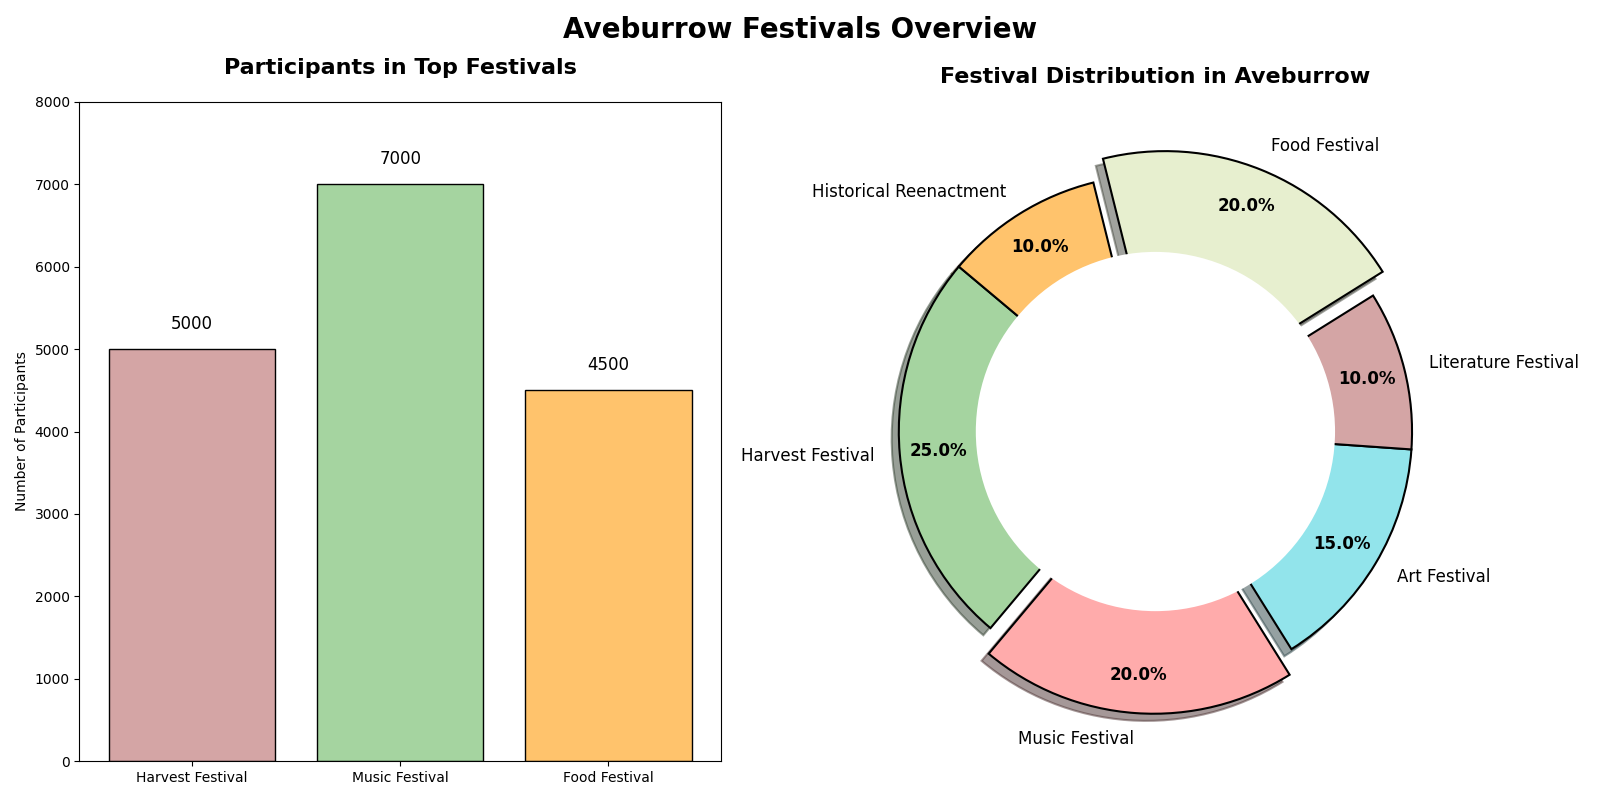

Here is the Python script that generated this plot:
import matplotlib.pyplot as plt
import numpy as np

festival_labels = ['Harvest Festival', 'Music Festival', 'Art Festival', 'Literature Festival', 'Food Festival', 'Historical Reenactment']
festival_distribution = [25, 20, 15, 10, 20, 10]
festival_colors = ['#A5D4A0', '#FFABAB', '#92E4EB', '#D4A5A5', '#E7EFCF', '#FFC36C']
explode = (0, 0.1, 0, 0, 0.1, 0)

festival_names = ['Harvest Festival', 'Music Festival', 'Food Festival']
bar_colors = ['#D4A5A5', '#A5D4A0', '#FFC36C']
participants = [5000, 7000, 4500]

fig, ax = plt.subplots(1, 2, figsize=(16, 8))

bars = ax[0].bar(festival_names, participants, color=bar_colors, edgecolor='black')
for bar in bars:
    yval = bar.get_height()
    ax[0].text(bar.get_x() + bar.get_width()/2, yval + 200, int(yval), ha='center', va='bottom', fontsize=12)

ax[0].set_title("Participants in Top Festivals", fontsize=16, fontweight='bold', pad=20)
ax[0].set_ylabel("Number of Participants")
ax[0].set_ylim(0, 8000)

wedges, texts, autotexts = ax[1].pie(
    festival_distribution, 
    labels=festival_labels, 
    colors=festival_colors, 
    explode=explode, 
    autopct='%1.1f%%', 
    startangle=140, 
    pctdistance=0.85, 
    wedgeprops=dict(edgecolor='black', linewidth=1.5),
    shadow=True
)
plt.setp(autotexts, size=12, weight="bold", color='black')
plt.setp(texts, size=12)

centre_circle = plt.Circle((0, 0), 0.70, fc='white')
fig.gca().add_artist(centre_circle)

ax[1].set_title("Festival Distribution in Aveburrow", fontsize=16, fontweight='bold', pad=20)

fig.suptitle("Aveburrow Festivals Overview", fontsize=20, fontweight='bold',)

plt.tight_layout()
plt.show()
